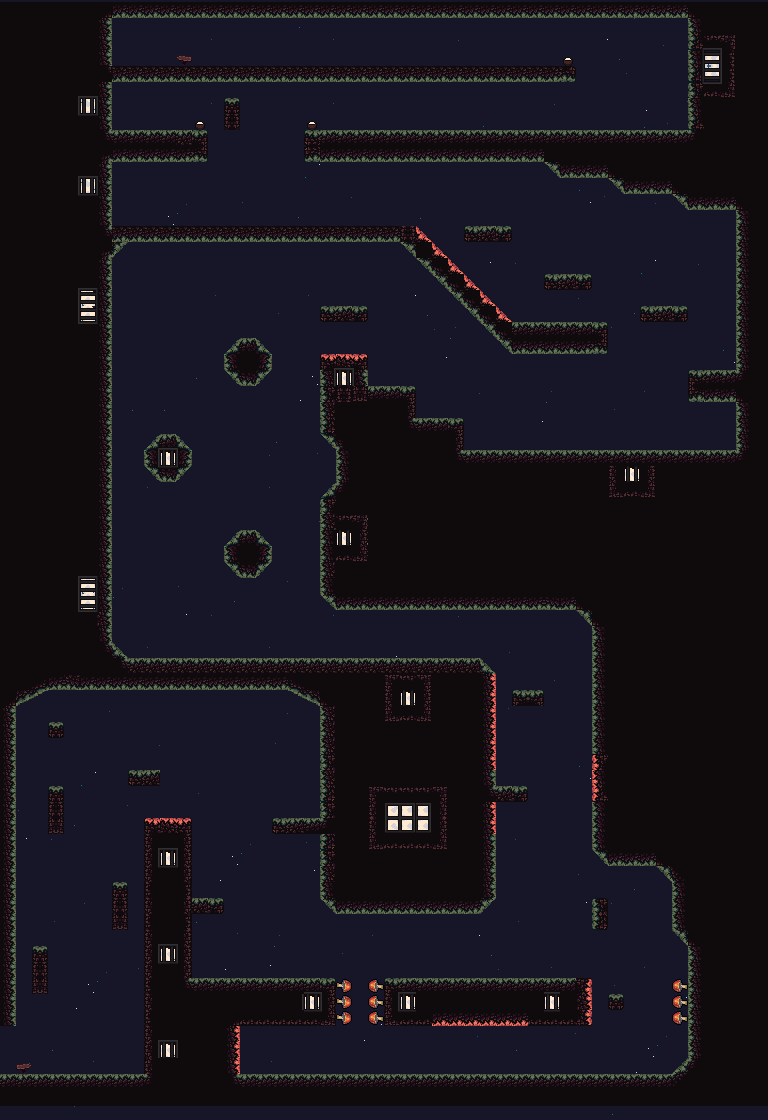

A level layout from a 2D game, rendered from its tile map. Below: a short description, then the map file with tile-grid data replaced by summaries:
An orthogonal 24x35 tile map with 32x32 px tiles, 1 tile layer (décor 1), 1 image layer and 249 objects.

<map version="1.10" tiledversion="1.12.1" orientation="orthogonal" renderorder="right-down" width="24" height="35" tilewidth="32" tileheight="32" infinite="0" nextlayerid="4" nextobjectid="291">
 <tileset firstgid="1" source="parcoursvert.tsx" />
 <imagelayer id="3" name="bg_end" offsetx="-522.333" offsety="-537.833" mode="multiply">
  <image source="bigé.png" width="2240" height="2240" />
 </imagelayer>
 <objectgroup id="2" name="collisions">
  <!-- 249 objects omitted --></objectgroup>
 <layer id="1" name="décor 1" width="24" height="35" locked="1">
  <data>[840 cells, 840 non-empty, 840 distinct tile ids]</data>
 </layer>
</map>
<!-- 249 of 249 objects omitted -->
